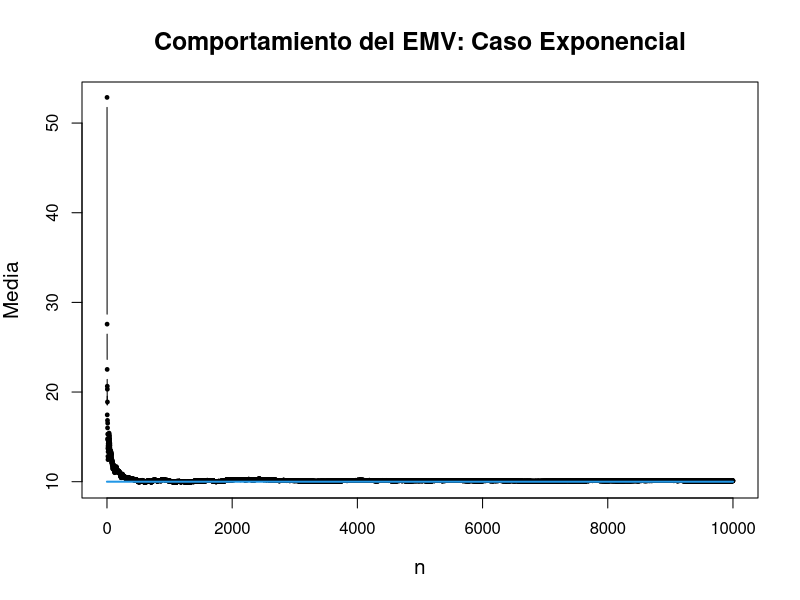
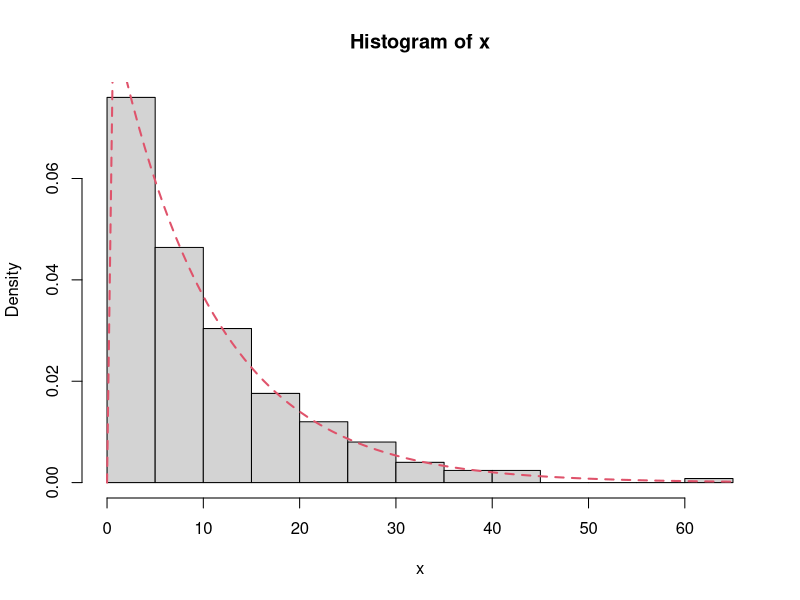
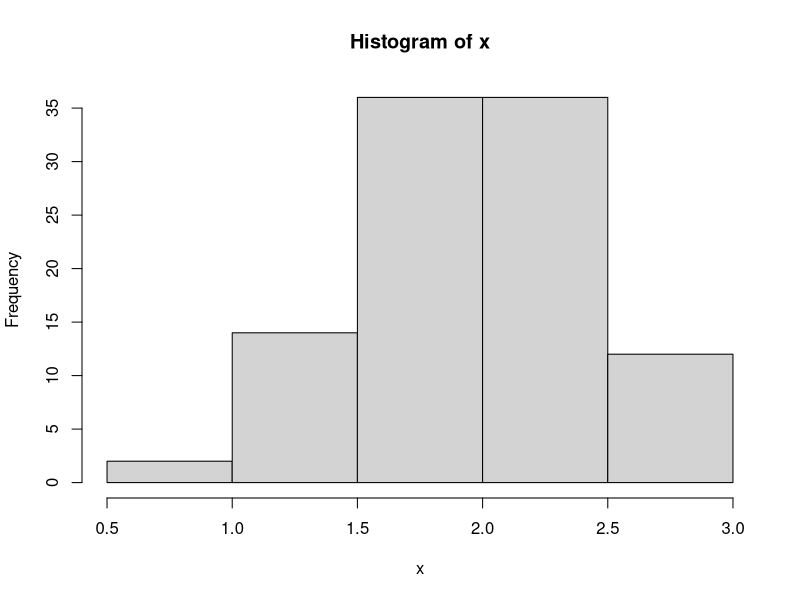
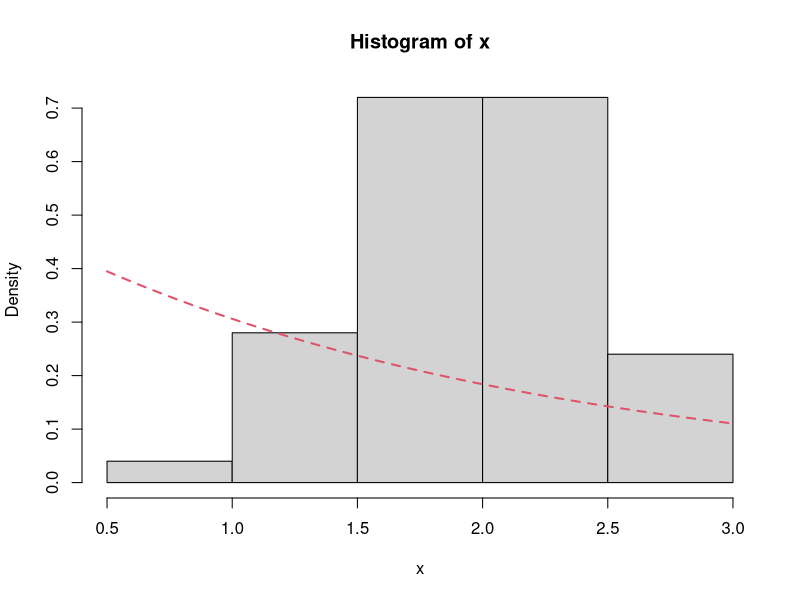

Source code (R) for these figures, in order:
###############################################################################
#PROGRAMA: COMPORTAMIENTO DEL ESTIMADOR DE MAXIMA VEROSIMILITUD PARA EL CASO  #
#EXPONENCIAL. SE SIMULAN M DATOS DE UNA EXPONENCIAL CON MEDIA LAMBDA0 Y SE    #
#CALCULA EL EMV DE LAMBDA0 PARA n=1,...,M. LUEGO, SE MUESTRA COMO EL ESTIMADOR#
#SE ACERCA A LA VERDAD CUANDO n CRECE                                         #
#MONTOYA: 2016-02-08                                                          #
###############################################################################

#ESCENARIO DE SIMULACION
Lambda0<-10
M<-10000

#DATOS SIMULADOS
x<-rexp(M,1/Lambda0)

#CLACULO DEL EMV PARA n=1,2,...,M
EMVlambda<-c()
for(i in 1:M)
{
  n<-i
  xobs<-x[1:n]
  EMVlambda[i]<-mean(xobs)
}

plot(seq(1,M,1),EMVlambda,type="b",pch=19,cex=0.5,xlab="n",ylab="Media",cex.lab=1.25,
     main="Comportamiento del EMV: Caso Exponencial",cex.main=1.5)
segments(0,Lambda0,M,Lambda0,lwd=2,col=4,lty=1)




#ESCENARIO DE SIMULACION: DATOS EXPONENCIALES - MODELO EXPONENCIAL
Lambda0<-10
n<-250
#DATOS SIMULADOS
x<-rexp(n,1/Lambda0)
#hist(x)

EMVlambda<-mean(x)
hist(x, freq = FALSE)
curve(dexp(x,1/EMVlambda), col = 2, lty = 2, lwd = 2, add = TRUE)

#ESCENARIO DE SIMULACION: DATOS NORMALES - MODELO EXPONENCIAL
Media0<-2
Sd0<-0.5
n<-100
#DATOS SIMULADOS
x<-rnorm(n,Media0,Sd0)
hist(x)

EMVlambda<-mean(x)
hist(x, freq = FALSE)
curve(dexp(x,1/EMVlambda), col = 2, lty = 2, lwd = 2, add = TRUE)

